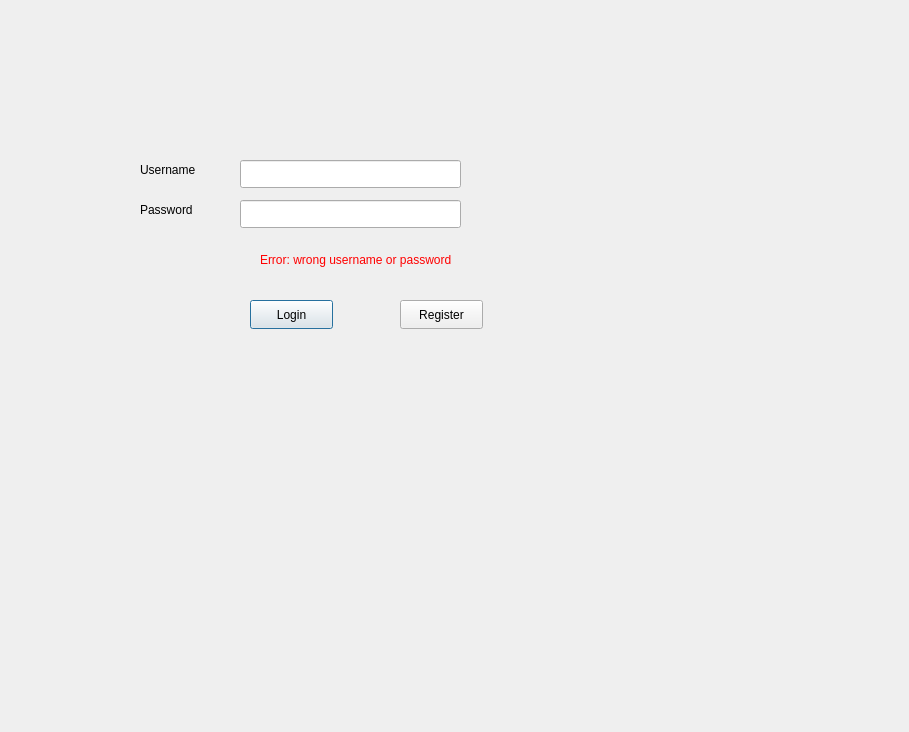
<?xml version="1.0" encoding="UTF-8"?>
<ui version="4.0">
 <class>LoginWindow</class>
 <widget class="QDialog" name="LoginWindow">
  <property name="geometry">
   <rect>
    <x>0</x>
    <y>0</y>
    <width>909</width>
    <height>732</height>
   </rect>
  </property>
  <property name="windowTitle">
   <string>Dialog</string>
  </property>
  <widget class="QLabel" name="userlabel">
   <property name="geometry">
    <rect>
     <x>140</x>
     <y>160</y>
     <width>71</width>
     <height>20</height>
    </rect>
   </property>
   <property name="text">
    <string>Username</string>
   </property>
  </widget>
  <widget class="QLabel" name="label_2">
   <property name="geometry">
    <rect>
     <x>140</x>
     <y>200</y>
     <width>71</width>
     <height>20</height>
    </rect>
   </property>
   <property name="text">
    <string>Password</string>
   </property>
  </widget>
  <widget class="QLabel" name="error">
   <property name="geometry">
    <rect>
     <x>260</x>
     <y>250</y>
     <width>241</width>
     <height>20</height>
    </rect>
   </property>
   <property name="text">
    <string>&lt;html&gt;&lt;head/&gt;&lt;body&gt;&lt;p&gt;&lt;span style=&quot; color:#ff0000;&quot;&gt;Error: wrong username or password&lt;/span&gt;&lt;/p&gt;&lt;/body&gt;&lt;/html&gt;</string>
   </property>
  </widget>
  <widget class="QLineEdit" name="userline">
   <property name="geometry">
    <rect>
     <x>240</x>
     <y>160</y>
     <width>221</width>
     <height>28</height>
    </rect>
   </property>
  </widget>
  <widget class="QLineEdit" name="passline">
   <property name="geometry">
    <rect>
     <x>240</x>
     <y>200</y>
     <width>221</width>
     <height>28</height>
    </rect>
   </property>
   <property name="text">
    <string/>
   </property>
   <property name="echoMode">
    <enum>QLineEdit::Password</enum>
   </property>
  </widget>
  <widget class="QPushButton" name="login">
   <property name="geometry">
    <rect>
     <x>250</x>
     <y>300</y>
     <width>83</width>
     <height>29</height>
    </rect>
   </property>
   <property name="text">
    <string>Login</string>
   </property>
  </widget>
  <widget class="QPushButton" name="register_2">
   <property name="geometry">
    <rect>
     <x>400</x>
     <y>300</y>
     <width>83</width>
     <height>29</height>
    </rect>
   </property>
   <property name="text">
    <string>Register</string>
   </property>
  </widget>
 </widget>
 <resources/>
 <connections/>
</ui>
